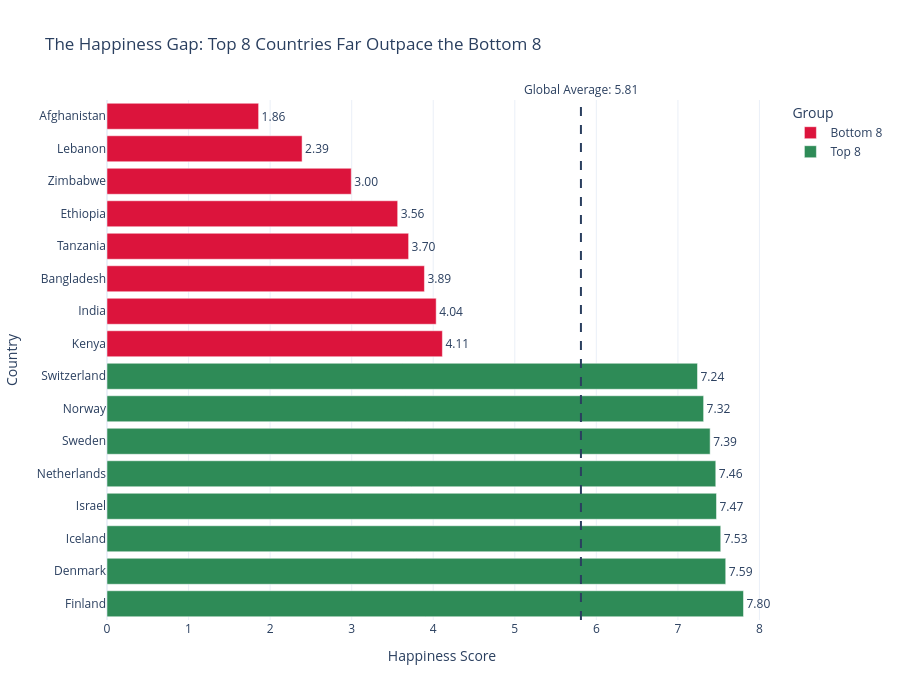

Notebook cell for this chart:
### Code cell
# Step 2: Build the chart

fig = px.bar(
    combined,
    x='Happiness_Score',
    y='Country',
    orientation='h',
    color='Group',
    color_discrete_map={
        'Top 8': 'seagreen',
        'Bottom 8': 'crimson'
    },
    text='Happiness_Score',
    title='The Happiness Gap: Top 8 Countries Far Outpace the Bottom 8'
)

# Show highest happiness at the top
fig.update_yaxes(autorange='reversed')

# Show values on bars
fig.update_traces(
    texttemplate='%{text:.2f}',
    textposition='outside'
)

# Add global average reference line
fig.add_vline(
    x=global_avg,
    line_dash='dash',
    line_width=2,
    annotation_text=f'Global Average: {global_avg:.2f}',
    annotation_position='top'
)

# Improve layout
fig.update_layout(
    xaxis_title='Happiness Score',
    yaxis_title='Country',
    height=700,
    template='plotly_white'
)

fig.show()

### Figure 1 — Plotly figure (JSON) as saved in the notebook; plotly's stock layout.template omitted (floating-point values rounded to 4 significant figures)
{"data": [{"hovertemplate": "Group=Bottom 8<br>Happiness_Score=%{text}<br>Country=%{y}<extra></extra>", "legendgroup": "Bottom 8", "marker": {"color": "crimson", "pattern": {"shape": ""}}, "name": "Bottom 8", "orientation": "h", "showlegend": true, "text": [1.859, 2.392, 2.995, 3.564, 3.698, 3.892, 4.036, 4.112], "textposition": "outside", "texttemplate": "%{text:.2f}", "type": "bar", "x": [1.859, 2.392, 2.995, 3.564, 3.698, 3.892, 4.036, 4.112], "xaxis": "x", "y": ["Afghanistan", "Lebanon", "Zimbabwe", "Ethiopia", "Tanzania", "Bangladesh", "India", "Kenya"], "yaxis": "y"}, {"hovertemplate": "Group=Top 8<br>Happiness_Score=%{text}<br>Country=%{y}<extra></extra>", "legendgroup": "Top 8", "marker": {"color": "seagreen", "pattern": {"shape": ""}}, "name": "Top 8", "orientation": "h", "showlegend": true, "text": [7.24, 7.315, 7.395, 7.464, 7.473, 7.525, 7.586, 7.804], "textposition": "outside", "texttemplate": "%{text:.2f}", "type": "bar", "x": [7.24, 7.315, 7.395, 7.464, 7.473, 7.525, 7.586, 7.804], "xaxis": "x", "y": ["Switzerland", "Norway", "Sweden", "Netherlands", "Israel", "Iceland", "Denmark", "Finland"], "yaxis": "y"}], "layout": {"annotations": [{"showarrow": false, "text": "Global Average: 5.81", "x": 5.811, "xanchor": "center", "xref": "x", "y": 1, "yanchor": "bottom", "yref": "y domain"}], "barmode": "relative", "height": 700, "legend": {"title": {"text": "Group"}, "tracegroupgap": 0}, "shapes": [{"line": {"dash": "dash", "width": 2}, "type": "line", "x0": 5.811, "x1": 5.811, "xref": "x", "y0": 0, "y1": 1, "yref": "y domain"}], "title": {"text": "The Happiness Gap: Top 8 Countries Far Outpace the Bottom 8"}, "xaxis": {"anchor": "y", "domain": [0, 1], "title": {"text": "Happiness Score"}}, "yaxis": {"anchor": "x", "autorange": "reversed", "domain": [0, 1], "title": {"text": "Country"}}}}
